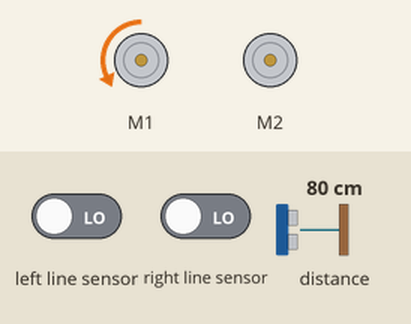
The program below on a simulated BBC micro:bit (MakeCode). Shown: 2 × DC motor (green arrow = forward, orange = backward, longer = faster). The inputs (shaded band) are chosen by the test bench; at power-on: left line sensor LOW, distance to the obstacle 80 cm, right line sensor LOW.

Above: at 1.2 s.
1.3 s: left line sensor driven HIGH
2.9 s: distance to the obstacle set to 16 cm
4.4 s: distance to the obstacle set to 13 cm
At 5.0 s:
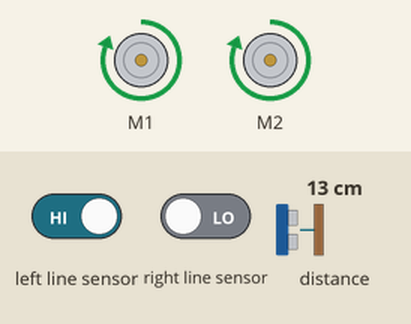
5.9 s: distance to the obstacle set to 18 cm
At 6.7 s:
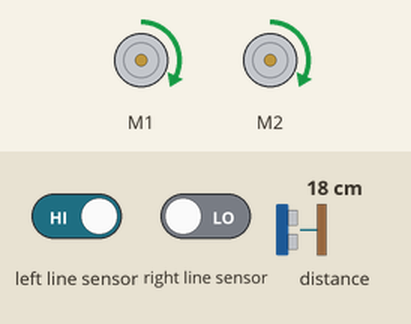
7.4 s: distance to the obstacle set to 2 cm
At 7.9 s:
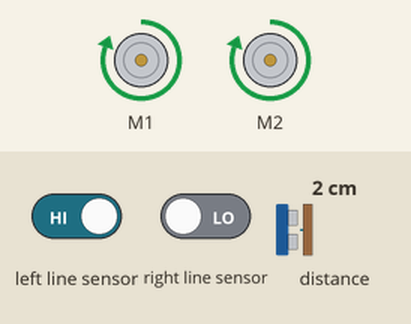
Timing chart, 0 to 9.9 s (numbered marks = the images above; inputs shaded):
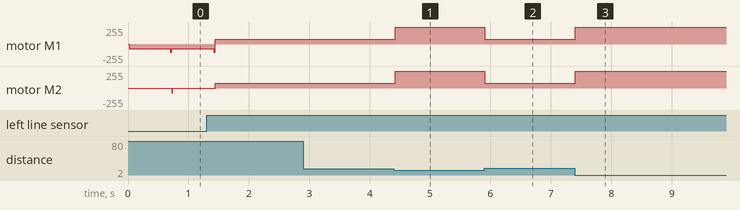

Measured:
- the behaviour switches between 15 and 14 cm on distance to the obstacle (found by bisection; images 0 and 1)
- after the input at 2.9 s, every drawn part: stays the same
- after the input at 4.4 s, motor M1, motor M2: forward 70/255 → forward 255/255 at once
- after the input at 5.9 s, motor M1, motor M2: forward 255/255 → forward 70/255 at once
- after the input at 7.4 s, motor M1, motor M2: forward 70/255 → forward 255/255 at once

The program:

main.ts
```typescript
basic.forever(function () {
    if (maqueen.readPatrol(maqueen.Patrol.PatrolLeft) == 1 || maqueen.readPatrol(maqueen.Patrol.PatrolRight) == 1) {
        if (maqueen.Ultrasonic(PingUnit.Centimeters) < 15) {
            maqueen.motorRun(maqueen.Motors.All, maqueen.Dir.CW, 255)
        } else {
            maqueen.motorRun(maqueen.Motors.All, maqueen.Dir.CW, 70)
        }
    } else {
        if (maqueen.readPatrol(maqueen.Patrol.PatrolLeft) == 0 || maqueen.readPatrol(maqueen.Patrol.PatrolRight) == 0) {
            maqueen.motorRun(maqueen.Motors.All, maqueen.Dir.CCW, 70)
            maqueen.motorStop(maqueen.Motors.M2)
            basic.pause(700)
            maqueen.motorRun(maqueen.Motors.M1, maqueen.Dir.CCW, 120)
        } else {
            if (maqueen.readPatrol(maqueen.Patrol.PatrolLeft) == 1 || maqueen.readPatrol(maqueen.Patrol.PatrolRight) == 0) {
                maqueen.motorStop(maqueen.Motors.M2)
                basic.pause(700)
                maqueen.motorRun(maqueen.Motors.M2, maqueen.Dir.CCW, 120)
            } else {
                if (maqueen.readPatrol(maqueen.Patrol.PatrolLeft) == 0 || maqueen.readPatrol(maqueen.Patrol.PatrolRight) == 1) {
                    maqueen.motorStop(maqueen.Motors.M1)
                    basic.pause(700)
                    maqueen.motorRun(maqueen.Motors.M2, maqueen.Dir.CCW, 120)
                }
            }
        }
    }
})
```

test.ts
```typescript
// aquí va el archivo "tests"; esto no se compilará cuando este paquete se utilice como una extensión.
```
